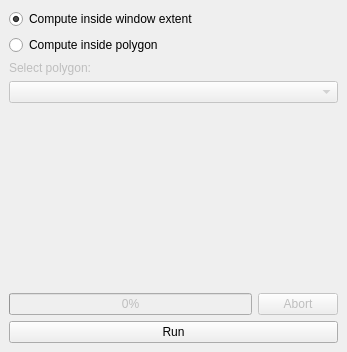
<?xml version="1.0" encoding="UTF-8"?>
<ui version="4.0">
 <class>NoNameYetPluginDockWidgetBase</class>
 <widget class="QDockWidget" name="NoNameYetPluginDockWidgetBase">
  <property name="geometry">
   <rect>
    <x>0</x>
    <y>0</y>
    <width>347</width>
    <height>352</height>
   </rect>
  </property>
  <property name="windowTitle">
   <string>NoNameYetPlugin</string>
  </property>
  <widget class="QWidget" name="dockWidgetContents">
   <layout class="QGridLayout" name="gridLayout">
    <item row="8" column="0" colspan="2">
     <widget class="QPushButton" name="runButton">
      <property name="text">
       <string>Run</string>
      </property>
     </widget>
    </item>
    <item row="0" column="0">
     <widget class="QRadioButton" name="extentButton">
      <property name="text">
       <string>Compute inside window extent</string>
      </property>
      <property name="checked">
       <bool>true</bool>
      </property>
     </widget>
    </item>
    <item row="2" column="0">
     <widget class="QLabel" name="polygonLabel">
      <property name="enabled">
       <bool>false</bool>
      </property>
      <property name="text">
       <string>Select polygon:</string>
      </property>
     </widget>
    </item>
    <item row="3" column="0" colspan="2">
     <widget class="QgsMapLayerComboBox" name="mMapLayerComboBox">
      <property name="enabled">
       <bool>false</bool>
      </property>
     </widget>
    </item>
    <item row="5" column="0">
     <spacer name="verticalSpacer">
      <property name="orientation">
       <enum>Qt::Vertical</enum>
      </property>
      <property name="sizeHint" stdset="0">
       <size>
        <width>20</width>
        <height>40</height>
       </size>
      </property>
     </spacer>
    </item>
    <item row="7" column="0">
     <widget class="QProgressBar" name="progressBar">
      <property name="enabled">
       <bool>false</bool>
      </property>
      <property name="value">
       <number>0</number>
      </property>
      <property name="textVisible">
       <bool>true</bool>
      </property>
      <property name="orientation">
       <enum>Qt::Horizontal</enum>
      </property>
     </widget>
    </item>
    <item row="7" column="1">
     <widget class="QPushButton" name="abortButton">
      <property name="enabled">
       <bool>false</bool>
      </property>
      <property name="text">
       <string>Abort</string>
      </property>
     </widget>
    </item>
    <item row="1" column="0">
     <widget class="QRadioButton" name="polygonButton">
      <property name="text">
       <string>Compute inside polygon</string>
      </property>
     </widget>
    </item>
    <item row="6" column="0">
     <widget class="QLabel" name="label">
      <property name="enabled">
       <bool>false</bool>
      </property>
      <property name="text">
       <string/>
      </property>
     </widget>
    </item>
   </layout>
  </widget>
 </widget>
 <customwidgets>
  <customwidget>
   <class>QgsMapLayerComboBox</class>
   <extends>QComboBox</extends>
   <header>qgsmaplayercombobox.h</header>
  </customwidget>
 </customwidgets>
 <resources/>
 <connections/>
</ui>
